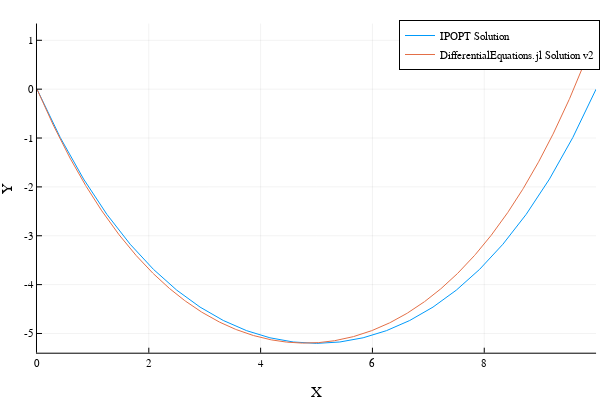

The code cell stored with this chart in its notebook:
### Code cell
#Let's try integrating with DifferentialEquations.jl again with this new x0
tspan = (0.0,w)
prob = ODEProblem(f,x0,tspan)
sol2 = solve(prob,Tsit5(),reltol=1e-8,abstol=1e-8);

#Compare against reference IPOPT solution
plot(LinRange(0,w,n),y_ref,label = "IPOPT Solution")
plot!(sol2, vars=1,label = "DifferentialEquations.jl Solution v2")
xlabel!("X")
ylabel!("Y")

### Figure 1 — Plotly figure (JSON) as saved in the notebook; plotly's stock layout.template omitted (floating-point values rounded to 4 significant figures; data arrays with more than 128 entries replaced by an {"elided": "..."} marker saying what was removed)
{"data": [{"colorbar": {"len": 0.9143, "title": "", "x": 0.9934, "y": 0.533}, "legendgroup": "IPOPT Solution", "line": {"color": "rgba(0, 154, 250, 1.000)", "dash": "solid", "shape": "linear", "width": 1}, "mode": "lines", "name": "IPOPT Solution", "showlegend": true, "type": "scatter", "x": [0, 0.4167, 0.8333, 1.25, 1.667, 2.083, 2.5, 2.917, 3.333, 3.75, 4.167, 4.583, 5, 5.417, 5.833, 6.25, 6.667, 7.083, 7.5, 7.917, 8.333, 8.75, 9.167, 9.583, 10], "xaxis": "x", "y": [-6.816e-42, -0.991, -1.839, -2.562, -3.174, -3.688, -4.114, -4.46, -4.735, -4.942, -5.088, -5.174, -5.203, -5.174, -5.088, -4.942, -4.735, -4.46, -4.114, -3.688, -3.174, -2.562, -1.839, -0.991, 0], "yaxis": "y"}, {"colorbar": {"len": 0.9143, "title": "", "x": 0.9934, "y": 0.533}, "legendgroup": "DifferentialEquations.jl Solution v2", "line": {"color": "rgba(227, 111, 71, 1.000)", "dash": "solid", "shape": "linear", "width": 1}, "mode": "lines", "name": "DifferentialEquations.jl Solution v2", "showlegend": true, "type": "scatter", "x": {"elided": "1000 float values"}, "xaxis": "x", "y": {"elided": "1000 float values"}, "yaxis": "y"}], "layout": {"annotations": [], "height": 400, "legend": {"bgcolor": "rgba(255, 255, 255, 1.000)", "bordercolor": "rgba(0, 0, 0, 1.000)", "borderwidth": 1, "font": {"color": "rgba(0, 0, 0, 1.000)", "family": "sans-serif", "size": 11}, "title": {"font": {"color": "rgba(0, 0, 0, 1.000)", "family": "sans-serif", "size": 15}, "text": ""}, "tracegroupgap": 0, "traceorder": "normal", "x": 1, "xanchor": "auto", "y": 1, "yanchor": "auto"}, "margin": {"b": 20, "l": 0, "r": 0, "t": 20}, "paper_bgcolor": "rgba(255, 255, 255, 1.000)", "plot_bgcolor": "rgba(255, 255, 255, 1.000)", "showlegend": true, "width": 600, "xaxis": {"anchor": "y", "domain": [0.06165, 0.9934], "gridcolor": "rgba(0, 0, 0, 0.100)", "gridwidth": 0.5, "linecolor": "rgba(0, 0, 0, 1.000)", "mirror": false, "range": [0, 10], "showgrid": true, "showline": true, "showticklabels": true, "tickangle": 0, "tickcolor": "rgb(0, 0, 0)", "tickfont": {"color": "rgba(0, 0, 0, 1.000)", "family": "sans-serif", "size": 11}, "tickmode": "array", "ticks": "inside", "ticktext": ["0", "2", "4", "6", "8", "10"], "tickvals": [0, 2, 4, 6, 8, 10], "title": "X", "titlefont": {"color": "rgba(0, 0, 0, 1.000)", "family": "sans-serif", "size": 15}, "type": "-", "visible": true, "zeroline": false, "zerolinecolor": "rgba(0, 0, 0, 1.000)"}, "yaxis": {"anchor": "x", "domain": [0.07581, 0.9902], "gridcolor": "rgba(0, 0, 0, 0.100)", "gridwidth": 0.5, "linecolor": "rgba(0, 0, 0, 1.000)", "mirror": false, "range": [-5.393, 1.343], "showgrid": true, "showline": true, "showticklabels": true, "tickangle": 0, "tickcolor": "rgb(0, 0, 0)", "tickfont": {"color": "rgba(0, 0, 0, 1.000)", "family": "sans-serif", "size": 11}, "tickmode": "array", "ticks": "inside", "ticktext": ["-5", "-4", "-3", "-2", "-1", "0", "1"], "tickvals": [-5, -4, -3, -2, -1, 0, 1], "title": "Y", "titlefont": {"color": "rgba(0, 0, 0, 1.000)", "family": "sans-serif", "size": 15}, "type": "-", "visible": true, "zeroline": false, "zerolinecolor": "rgba(0, 0, 0, 1.000)"}}}
